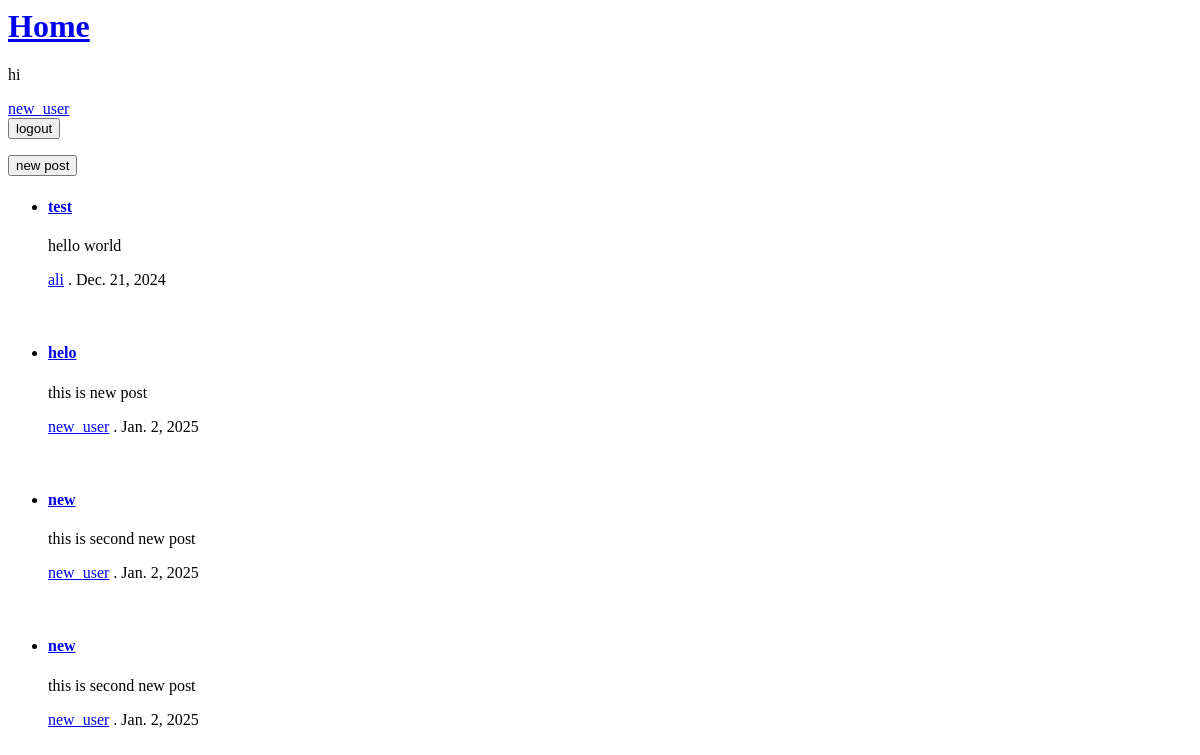
/ (signed in), run on an earlier commit of the app's database.
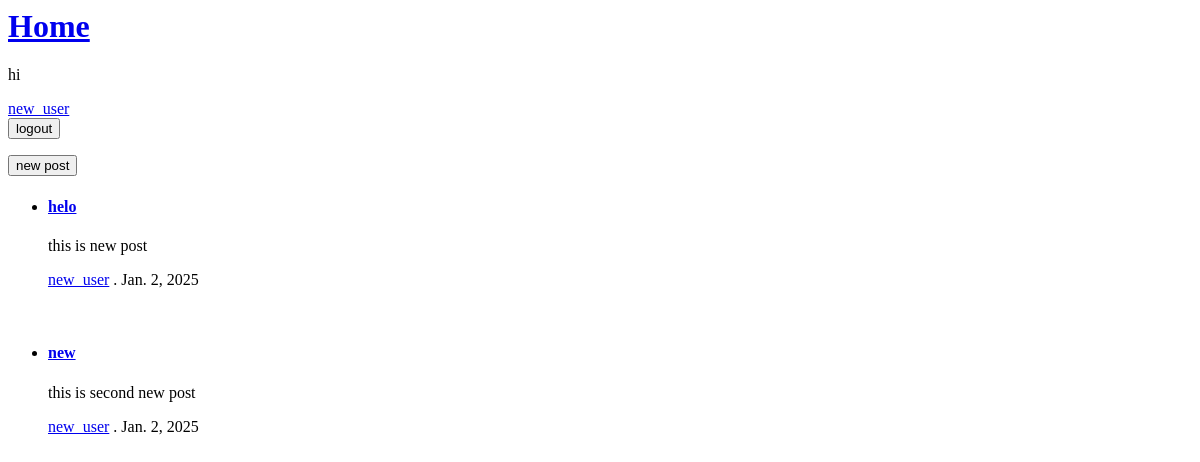
And on a later commit of the database.
### accounts/models.py (models this page shows)
class CustomeUserModel(AbstractUser):
    bio = models.TextField(max_length= 500 , null=True , blank=True)
    picture = models.FileField(blank=True)

### posts/models.py (models this page shows)
class Post(models.Model):
    title = models.CharField(max_length=200)
    text = models.TextField(max_length= 600)
    author = models.ForeignKey(CustomeUserModel , on_delete=models.CASCADE)
    date_post = models.DateField(auto_now_add=True)

### posts/views.py (the view)
# urls.py: path('' , HomePageView.as_view(), name= 'home'),
class HomePageView(ListView):
    model = Post
    template_name= 'home.html'
    context_object_name = 'posts'

### templates/home.html (shortened to what this page needs)
{% extends 'base.html' %}
{% block content %}
{%if user.is_authenticated%}
<p>hi</p> <a href="{% url 'my_profile' %}">{{ user.username }}</a>
<div>
    <form action="{% url 'logout' %}" method="post">
        <input type="submit" value="logout">
    </form>
    <form action="{% url 'new_post'%}" method="post">
        <input type="submit" value="new post">
    </form>
</div>
<ul>
    {%for post in posts%}
    <li>
        <h4><a href="{% url 'post_detail' post.pk %}">{{post.title}}</a></h4>
        {{post.text}}
        <div>
            <p><a href="{% url 'view_profile' username=post.author.username %}">{{ post.author.username }}</a> . {{post.date_post}}</p>
        </div>
    </li>
    <br>
    {% endfor %}
</ul>
{% else %}
<p>you are not logged in</p>
<a href="{%url 'login'%}">login</a>
{% endif %}
{% endblock %}

### templates/base.html (shortened to what this page needs)
{% load static %}
<html>
    <head>
        <link rel="stylesheet" href="{%static 'css/base.css'%}">
    </head>
    <body>
        <header>
            <div>
                <h1><a href="{% url 'home'%}">Home</a></h1>
            </div>
        </header>
        <div>
            {% block content %}
            {% endblock %}
        </div>
    </body>
</html>

What changed in the data, as far as the page shows it:
removed Post: title "test", text "hello world", author.username "ali", date_post "Dec. 21, 2024"
removed Post: title "new", text "this is second new post", author.username "new_user", date_post "Jan. 2, 2025"
